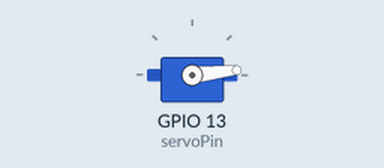
Simulated run of this sketch. Board: ESP32. Parts: servo.

Above: at 0.05 s.
At 1.4 s:
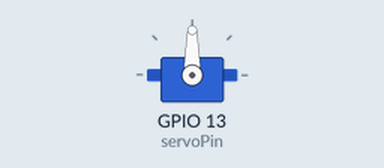
At 2.8 s:
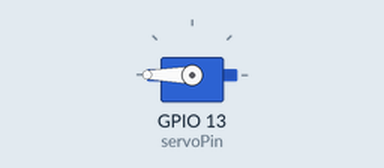
At 5.6 s:
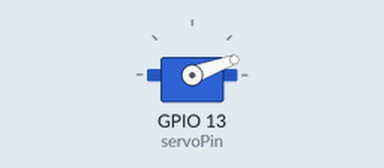
Timing chart, 0 to 8.8 s (numbered marks = the images above):
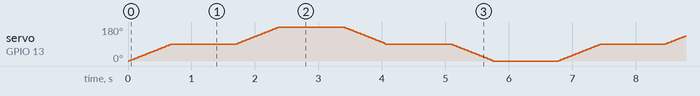

The sketch:

T1.ino
```cpp
// #include <ESP32Servo.h>
// int APin = 13;
// ESP32PWM pwm;
// int freq = 1000;
// void setup() {
// 	// Allow allocation of all timers
// 	ESP32PWM::allocateTimer(0);
// 	ESP32PWM::allocateTimer(1);
// 	ESP32PWM::allocateTimer(2);
// 	ESP32PWM::allocateTimer(3);
// 	Serial.begin(115200);
// 	pwm.attachPin(APin, freq, 10); // 1KHz 8 bit

// }
// void loop() {
  //0-0.5-0: fast move CW and CCW
  // 0.5-1.0-0.5: slow move CCW and CW

	// fade the LED on thisPin from off to brightest:
	// for (float brightness = 0; brightness <= 0.5; brightness += 0.001) {
	// 	// Write a unit vector value from 0.0 to 1.0
  //   Serial.println("up");
	// 	pwm.writeScaled(brightness);
	// 	delay(2);
	// }

  // for (float brightness = 0.5; brightness >= 0; brightness -= 0.001) {
  //   Serial.println("down");
	// 	pwm.writeScaled(brightness);
	// 	delay(2);
	// }

	// delay(1000);
	// fade the LED on thisPin from brithstest to off:
	// for (float brightness = 0.5; brightness >= 0; brightness -= 0.001) {
	// 	freq += 10;
	// 	// Adjust the frequency on the fly with a specific brightness
	// 	// Frequency is in herts and duty cycle is a unit vector 0.0 to 1.0
	// 	pwm.adjustFrequency(freq, brightness); // update the time base of the PWM
  //   Serial.print(freq);
  //   Serial.print(" || ");
  //   Serial.println(brightness);
	// 	delay(2);
	// }
	// // // pause between LEDs:
	// delay(1000);
	// freq = 1000;
	// pwm.adjustFrequency(freq, 0.0);    // reset the time base
// }


#include <ESP32Servo.h>
Servo myservo;
int pos = 0;
int servoPin = 13;

void setup() {
	// Allow allocation of all timers
	ESP32PWM::allocateTimer(0);
	ESP32PWM::allocateTimer(1);
	ESP32PWM::allocateTimer(2);
	ESP32PWM::allocateTimer(3);
	myservo.setPeriodHertz(50);    // standard 50 hz servo
	myservo.attach(servoPin, 1000, 2000); // attaches the servo on pin 18 to the servo object
	// using default min/max of 1000us and 2000us
	// different servos may require different min/max settings
	// for an accurate 0 to 180 sweep
}

void loop() {

	for (pos = 0; pos <= 90; pos += 2) {
    // for left to centre
		myservo.write(pos);
		delay(15);
	}
  delay(1000);
  for (pos = 90; pos <= 180; pos += 2) {
		myservo.write(pos);
		delay(15);
	}
  delay(1000);
  for (pos = 180; pos >= 90; pos -= 2) {
		myservo.write(pos);
		delay(15);
	}
  delay(1000);
	for (pos = 90; pos >= 0; pos -= 2) {
		myservo.write(pos);
		delay(15);
	}
  delay(1000);
}
```
